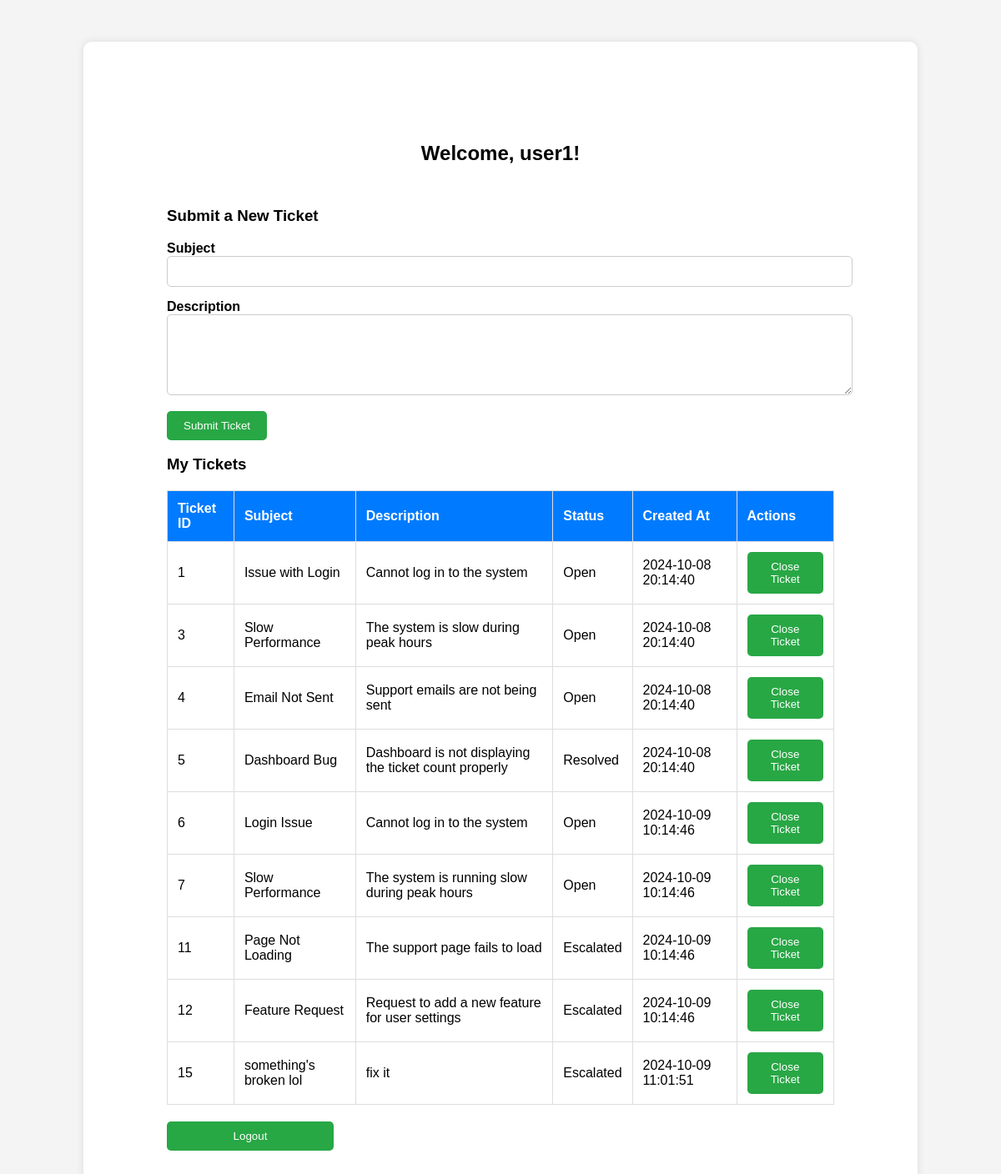
Screenshot of /user_dashboard.php (signed in) with the database file from the repository.
### tables this page shows
CREATE TABLE `tickets` (
  `ticket_id` int(11) NOT NULL,
  `subject` varchar(255) NOT NULL,
  `description` text NOT NULL,
  `status` enum('Open','Resolved','Escalated','Closed') NOT NULL DEFAULT 'Open',
  `username` varchar(50) NOT NULL,
  `created_at` timestamp NOT NULL DEFAULT current_timestamp(),
  `resolved_at` timestamp NULL DEFAULT NULL
);

### user_dashboard.php (the view, shortened to what this page needs)
<?php
$username1 = $_SESSION['username'];
$servername = "localhost";
$username = "root";
$password = "";
$dbname = "support_system";
$conn = new mysqli($servername, $username, $password, $dbname);
$sql = "SELECT ticket_id, subject, description, status, created_at FROM tickets WHERE username = ?";
$stmt = $conn->prepare($sql);
$stmt->bind_param('s', $username1);
$stmt->execute();
$result = $stmt->get_result();
?>
<!DOCTYPE html>
<html lang="en">
<head>
</head>
<body>
    <div class="container">
        <h2>Welcome, <?php echo htmlspecialchars($username1); ?>!</h2>
        <div class="ticket-form">
            <h3>Submit a New Ticket</h3>
            <form action="submit_ticket.php" method="post">
                <div class="input-group">
                    <label for="subject">Subject</label>
                    <input type="text" id="subject" name="subject" required>
                </div>
                <div class="input-group">
                    <label for="description">Description</label>
                    <textarea id="description" name="description" rows="5" required></textarea>
                </div>
                <button type="submit">Submit Ticket</button>
            </form>
        </div>
        <h3>My Tickets</h3>
        <table>
            <thead>
                <tr>
                    <th>Ticket ID</th>
                    <th>Subject</th>
                    <th>Description</th>
                    <th>Status</th>
                    <th>Created At</th>
                    <th>Actions</th>
                </tr>
            </thead>
            <tbody>
                <?php
                if ($result->num_rows > 0)
                {
                    while ($row = $result->fetch_assoc())
                    {
                        echo "<tr>";
                        echo "<td>" . htmlspecialchars($row['ticket_id']) . "</td>";
                        echo "<td>" . htmlspecialchars($row['subject']) . "</td>";
                        echo "<td>" . htmlspecialchars($row['description']) . "</td>";
                        echo "<td>" . htmlspecialchars($row['status']) . "</td>";
                        echo "<td>" . htmlspecialchars($row['created_at']) . "</td>";
                        echo "<td>";
                        if ($row['status'] === 'Open' || $row['status'] === 'Resolved' || $row['status'] === 'Escalated')
                        {
                            echo "<form action='close_ticket.php' method='post'>";
                            echo "<button class='close' type='submit'>Close Ticket</button>";
                            echo "</form>";
                        }
                        else
                        {
                            echo "No actions available";
                        }
                        echo "</td>";
                        echo "</tr>";
                    }
                }
                else
                {
                    echo "<tr><td colspan='6'>You have not submitted any tickets yet.</td></tr>";
                }
                ?>
            </tbody>
        </table>
        <form action="logout.php" method="post">
            <button type="submit" class="logout-button">Logout</button>
        </form>
    </div>
</body>
</html>

### user_dashboard.php (style rules this page uses)
body { font-family: Arial, sans-serif; background-color: #f4f4f4; }
.container { margin: 50px auto; max-width: 800px; padding: 100px; background-color: white; border-radius: 10px; box-shadow: 0px 0px 10px rgba(0, 0, 0, 0.1); }
h2 { text-align: center; }
table { width: 100%; border-collapse: collapse; margin-top: 20px; }
table, th, td { border: 1px solid #ddd; }
th, td { padding: 12px; text-align: left; }
th { background-color: #007bff; color: white; }
button.escalate, button.close { padding: 5px 10px; background-color: #ffc107; color: white; border: none; border-radius: 5px; cursor: pointer; }
.logout-button { display: block; width: 25%; padding: 10px; background-color: #dc3545; color: white; border: none; border-radius: 5px; text-align: center; cursor: pointer; margin-top: 20px; }
.ticket-form { margin-top: 50px; }
.input-group { margin-bottom: 15px; }
label { display: block; font-weight: bold; }
input[type="text"], textarea { width: 100%; padding: 10px; border-radius: 5px; border: 1px solid #ccc; }
button[type="submit"] { padding: 10px 20px; background-color: #28a745; color: white; border: none; border-radius: 5px; cursor: pointer; }

### rows the page displays
tickets: ticket_id "1", subject "Issue with Login", description "Cannot log in to the system", status "Open", created_at "2024-10-08 20:14:40"
tickets: ticket_id "3", subject "Slow Performance", description "The system is slow during peak hours", status "Open", created_at "2024-10-08 20:14:40"
tickets: ticket_id "4", subject "Email Not Sent", description "Support emails are not being sent", status "Open", created_at "2024-10-08 20:14:40"
tickets: ticket_id "5", subject "Dashboard Bug", description "Dashboard is not displaying the ticket count properly", status "Resolved", created_at "2024-10-08 20:14:40"
tickets: ticket_id "6", subject "Login Issue", description "Cannot log in to the system", status "Open", created_at "2024-10-09 10:14:46"
tickets: ticket_id "7", subject "Slow Performance", description "The system is running slow during peak hours", status "Open", created_at "2024-10-09 10:14:46"
tickets: ticket_id "11", subject "Page Not Loading", description "The support page fails to load", status "Escalated", created_at "2024-10-09 10:14:46"
tickets: ticket_id "12", subject "Feature Request", description "Request to add a new feature for user settings", status "Escalated", created_at "2024-10-09 10:14:46"
tickets: ticket_id "15", subject "something's broken lol", description "fix it", status "Escalated", created_at "2024-10-09 11:01:51"

### other values shown
$username1 "user1"
